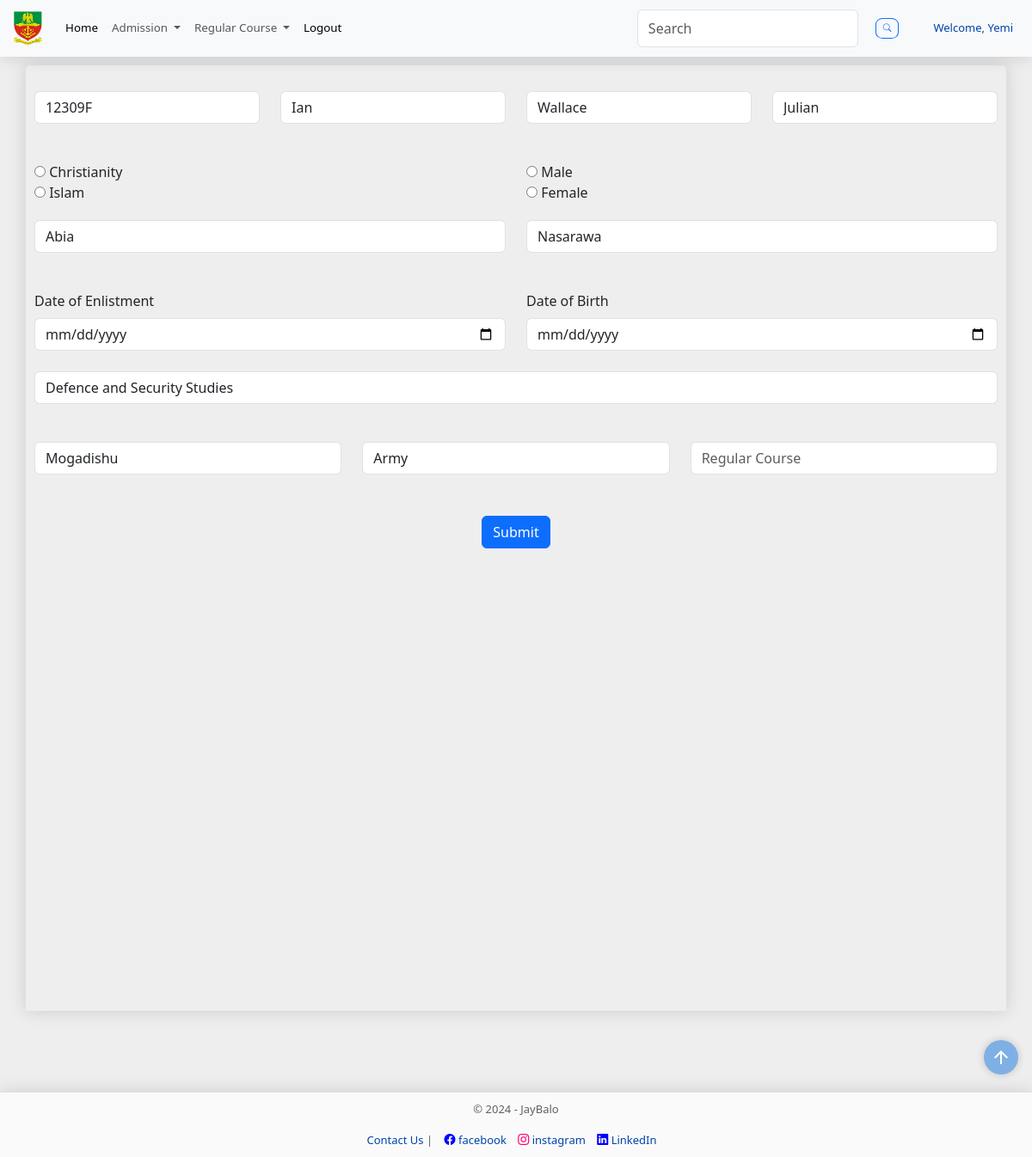
The page /edit/1 (signed in) on the database its author committed.
### models.py (models this page shows, shortened)
class Staff(db.Model, UserMixin):
    __tablename__ = "staffs"
    staff_id = Column("staff_id", Integer, primary_key=True, autoincrement=True)
    firstname = Column("firstname", String(255), nullable=False)
    middlename = Column("middlename", String(255), nullable=True)
    lastname = Column("lastname", String(255), nullable=False)
    email = Column("email", String(255), nullable=False, unique=True)
    password = Column("password", String(255), nullable=False)
    phone = Column("phone", String(255), nullable=False, unique=True)
    address = Column("address", String(255), nullable=False)
    gender_id = Column("gender_id", ForeignKey('genders.id'), nullable=False)
    gender = relationship('Gender', back_populates='staff')
    role = Column('role', String(50), nullable=False)
    status = Column('status', String(20), nullable=False)
    appointment = Column("appointment", String(255), nullable=False)
    date_of_birth = Column("date_of_birth", Date, nullable=False)
    date_tos = Column("date_tos", Date, nullable=False)
    date_of_joining = Column("date_of_joining", Date, nullable=False, default=date.today)
    visit_id = Column("visit_id", Integer, ForeignKey('visits.id'), nullable=True)

class Cadet(db.Model):
    __tablename__= "cadets"
    id = Column("id", Integer, primary_key=True, autoincrement=True)
    cadet_no = Column("cadet_no", String, unique=True, nullable=False)
    first_name = Column("first_name", String, nullable=False)
    middle_name = Column("middle_name", String, nullable=True)
    last_name = Column("last_name", String, nullable=False)
    religion = Column("religion", String, nullable=False)
    state = Column("state", String, nullable=False)
    lga = Column("lga", String, nullable=False)
    date_of_enlistment = Column("date_of_enlistment", String, nullable=False)
    date_of_birth = Column("date_of_birth", String, nullable=False)
    department_id = Column('department_id', ForeignKey('departments.id'), nullable=False)
    department = relationship('Department', back_populates='cadets')
    bn_id = Column("bn_id", ForeignKey('battalions.id'), nullable=False)
    bn = relationship('Battalion', back_populates='cadet')
    gender_id = Column("gender_id", ForeignKey('genders.id'), nullable=False)
    gender = relationship('Gender', back_populates='cadet')
    service_id = Column("service_id", ForeignKey('services.id'), nullable=False)
    service = relationship('Service', back_populates='cadet')
    regular_id = Column("regular_id", ForeignKey('regular_courses.id'), nullable=False)
    regular_course = relationship('RegularCourse', back_populates='cadet')
    medical = relationship('Medical', back_populates='cadet', lazy='dynamic')
    admission_count = Column("admission_count", Integer, nullable=False, default=0)
    board_status = Column("board_status", String, nullable=False, default='')
    admission_date = Column(Date, nullable=True)  # New field for admission date
    visit = relationship('Visit', back_populates='cadet')
    scores = relationship("Score", back_populates='cadet', uselist=False)
    service_scores = relationship("ServiceScore", back_populates='cadet', uselist=False)
    courses = relationship("Course", back_populates="cadet")
    profile_picture = relationship('ProfilePicture', back_populates='cadet')

### main.py (the view, shortened to what this page needs)
@app.route("/edit/<int:id>", methods=["GET", "POST"])
@login_required
def edit_cadet(id):
    search_form=SearchForm()
    edit_form=EditForm()
    selected_cadet = session.query(Cadet).filter_by(id=id).first()
    edit_form.process(obj=selected_cadet)
    return render_template("edit.html", row=selected_cadet, edit_form=edit_form, year=year, search_form=search_form)

### forms.py
class SearchForm(FlaskForm):
    searched = StringField('Searched', validators=[DataRequired() ])
    submit = SubmitField('Search')

### main.py (called while the page is built)
@app.context_processor
def base():
    form = SearchForm()
    course = regular_courses() # Assuming this returns a dictionary
    return {
        'form_dict': dict(form=form),
        'course_dict': course,
        }

@login_manager.user_loader
def load_user(staff_id):
    staff = session.get(Staff, int(staff_id))
    session.close() # Close the session after use
    return staff

### models.py (called while the page is built)
    def __repr__(self):
        return f"({self.id} {self.department_name} {self.faculty_id})"

    def __repr__(self):
        return f"({self.id} {self.gender_type})"

    def __repr__(self):
        return f"({self.id} {self.bn})"

    def __repr__(self):
        return f"({self.id} {self.service_type})"

### utils.py (called while the page is built)
def regular_courses():
    course = db.session.query(RegularCourse).all()
    course_dict = {}
    for course_object in course:
        key = course_object.id
        course_dict[key] = [course_object.course_no]
    return course_dict

### templates/edit.html (shortened to what this page needs)
<!DOCTYPE html>
{% extends "base.html"%}
{% block content %}
<div style="height: 1100px;" class="form-container container">
  <form method="POST" action="{{ url_for('edit_cadet', id=row.id) }}">
    <div class="row">
      <div class="col">
    {{ edit_form.cadet_no(class="form-control", placeholder="Cadet Number") }}
    <br>
      </div>
    <div class="col">
    {{ edit_form.first_name(class="form-control", placeholder="First Name") }}
    <br>
    </div>
    <div class="col">
    {{ edit_form.middle_name(class="form-control", placeholder="Middle Name") }}
    <br>
    </div>
    <div class="col">
    {{ edit_form.last_name(class="form-control", placeholder="Last Name") }}
    <br>
    </div>
  </div>
  <div class="row">
    <div class="col">
      {% for subfield in edit_form.religion %}
        {{ subfield }}
        {{ subfield.label }}
        <br>
    {% endfor %}
    </div>
    <div class="col">
      {% for subfield in edit_form.gender %}
        {{ subfield }}
        {{ subfield.label }}
        <br>
    {% endfor %}
    </div>
  </div>
    <div class="row">
      <div class="col">
        {{ edit_form.state(class="form-control", placeholder="State of Origin") }}
      </div>
      <div class="col">
    {{ edit_form.lga(class="form-control", placeholder="LGA") }}
    <br>
      </div>
    </div>
    <div class="row">
      <div class="col">
        {{ edit_form.doe.label(class="form-label") }}
        {{ edit_form.doe(class="form-control", placeholder="Date of Enlistment", type='date') }}
        <br>
      </div>
      <div class="col">
        {{ edit_form.dob.label(class="form-label") }}
        {{ edit_form.dob(class="form-control", placeholder="Date of Birth", type='date') }}
        <br>
      </div>
    </div>
    {{ edit_form.department(class="form-control", placeholder="Department") }}
    <br>
    <div class="row">
      <div class="col">
        {{ edit_form.bn(class="form-control", placeholder="Battalion") }}
        <br>
      </div>
      <div class="col">
        {{ edit_form.service(class="form-control", placeholder="Arm of Service") }}
      </div>
      <div class="col">
    {{ edit_form.regular_course(class="form-control", placeholder="Regular Course") }}
    <br>
      </div>
    </div>
   <br>
    <div class="form-group" style="text-align: center;">
      {{ edit_form.submit( class="btn btn-primary") }}
    </div>
  </form>
</div>
{% endblock %}

### templates/navbar.html (shortened to what this page needs)
<!DOCTYPE html>
<nav
  class="navbar bg-light navbar-expand-lg bg-body-primary"
  data-bs-theme="light"
>
  <div class="container-fluid">
    <a class="navbar-brand" href="/"
      ><img
        id="nda-logo"
        src="{{ url_for('static', filename='images/nda_logo.png') }}"
        alt="nda-logo"
    /></a>
    <div class="collapse navbar-collapse" id="navbarSupportedContent">
      <ul style="font-size: smaller" class="navbar-nav me-auto mb-2 mb-lg-0">
        <li class="nav-item">
          <a
            class="nav-link active"
            aria-current="page"
            href="{{ url_for('home') }}"
            >Home</a
          >
        </li>
        {% if current_user.is_authenticated %}
        <li class="nav-item dropdown">
          <a
            class="nav-link dropdown-toggle"
            href="#"
            role="button"
            data-bs-toggle="dropdown"
            aria-expanded="false"
          >
            Admission
          </a>
        </li>
        <li class="nav-item dropdown">
          <a
            class="nav-link dropdown-toggle"
            href="#"
            role="button"
            data-bs-toggle="dropdown"
            aria-expanded="false"
          >
            Regular Course
          </a>
        </li>
        <li class="nav-item">
          <a
            class="nav-link active"
            aria-current="page"
            href="{{ url_for('logout') }}" onclick="return confirmLogout()"
            >Logout</a
          >
        </li>
        {% endif %}
      </ul>
      <form
        class="d-flex"
        name="searchForm"
        method="POST"
        action="{{ url_for('search') }}"
        role="search"
      >
        {{ search_form.csrf_token }} {{ search_form.searched(id="searched",
        class="form-control input-sm", type="search", placeholder="Search",
        aria_label="Search", oninput="autocompleteSearch()") }}
        <button class="btn btn-outline-primary btn-sm" style="border-radius: 30%; font-size: .6rem; margin-left: 20px; --bs-btn-padding-y: .25rem; --bs-btn-padding-x: .5rem; --bs-btn-font-size: .75rem;">
          <i class="bi bi-search"></i>
        </button>
      </form>
      {% if current_user.is_authenticated %}
      <div class="div">
        <li style="list-style-type: none; padding: 10px; font-size: small; margin-left: 20px;" class="nav-item">
          <a href="{{ url_for('doctor_dashboard') }}">Welcome, {{ current_user.firstname.title() }}</a>
        </li>
      </div>
      {% endif %}
    </div>
  </div>
</nav>

### static/styles.css (style rules this page uses)
html { scroll-behavior: smooth; }
body { margin: 0; padding: 0; background-color: #eeeeee; min-height: 100vh; display: flex; flex-direction: column; height: auto; margin-bottom: 50px; }
ul { list-style-type: none; }
.row { padding-top: 20px; }
#nda-logo { width: 40px; }
.container { padding: 10px; margin: auto; }
.col { width: fit-content; min-width: min-content; }
button { font-size: 12px; margin: 10px; }
a { text-decoration: none; color: rgb(0, 68, 171); }
nav { margin-bottom: 10px; display: flex; color: rgb(0, 68, 171); background-color: #fafafa; justify-content: space-between; align-items: center; box-shadow: 0 0 20px rgba(0, 0, 0, 0.15); }
.form-container { border-radius: 5px 5px 0 0; box-shadow: 0 0 20px rgba(0, 0, 0, 0.15); }

### rows shown on the page
Staff: firstname "Yemi"
Cadet: cadet_no "12309F", first_name "Ian", middle_name "Wallace", last_name "Julian", state "Abia", lga "Nasarawa", department "Defence and Security Studies", bn "Mogadishu", service "Army"

### other values the page prints
{{ subfield.label }} "Christianity" "Islam"
{{ subfield.label }} "Male" "Female"
{{ edit_form.doe.label(class="form-label") }} "Date of Enlistment"
{{ edit_form.dob.label(class="form-label") }} "Date of Birth"
{{ year }} "2024"
